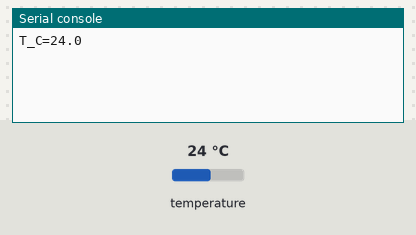
A program run on a simulated ESP32 board running MicroPython. Shown: the last lines printed to the serial console. The test bench sets the inputs (shaded band); at power-on: temperature 24 °C. Library files of the repository ran but are not shown: bmp180_temperature.py.

Above: at 1.2 s.
1.3 s: temperature set to 12 °C
At 2.6 s:
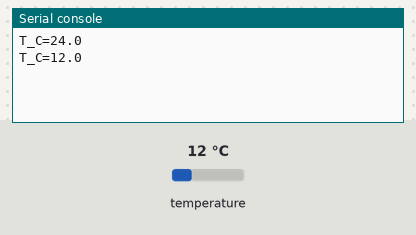
2.8 s: temperature set to 19 °C
At 3.8 s:
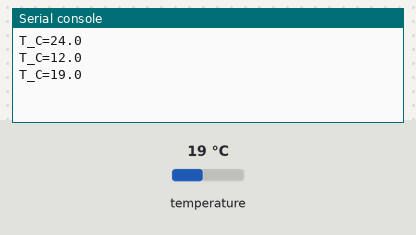
Timing chart, 0 to 5.8 s (numbered marks = the images above; inputs shaded):
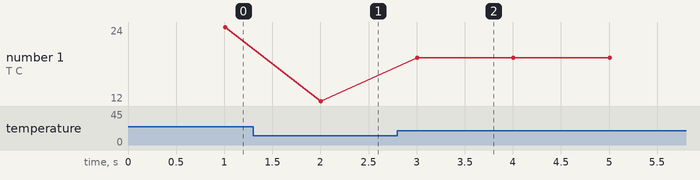

The program:

main.py
```python
from machine import I2C, Pin
from time import ticks_ms, ticks_diff, sleep_ms
from bmp180_temperature import BMP180Temperature

i2c = I2C(0, sda=Pin(21), scl=Pin(22), freq=100000)
sensor = None
last_sample = ticks_ms()
while True:
    now = ticks_ms()
    if ticks_diff(now, last_sample) >= 1000:
        last_sample = now
        try:
            if sensor is None:
                sensor = BMP180Temperature(i2c)
            temperature = sensor.read_deci_c()
            print('T_C=%.1f' % (temperature / 10))
        except OSError:
            sensor = None
            print('ERR BMP180')
    sleep_ms(1)
```

Measured:
- after the input at 1.3 s, the serial console: prints a new line after 0.71 s (image 1)
- after the input at 2.8 s, the serial console: prints a new line after 0.21 s (image 2)
- plotted number 1: 24 → 12 after the input at 1.3 s, 12 → 19 after the input at 2.8 s
